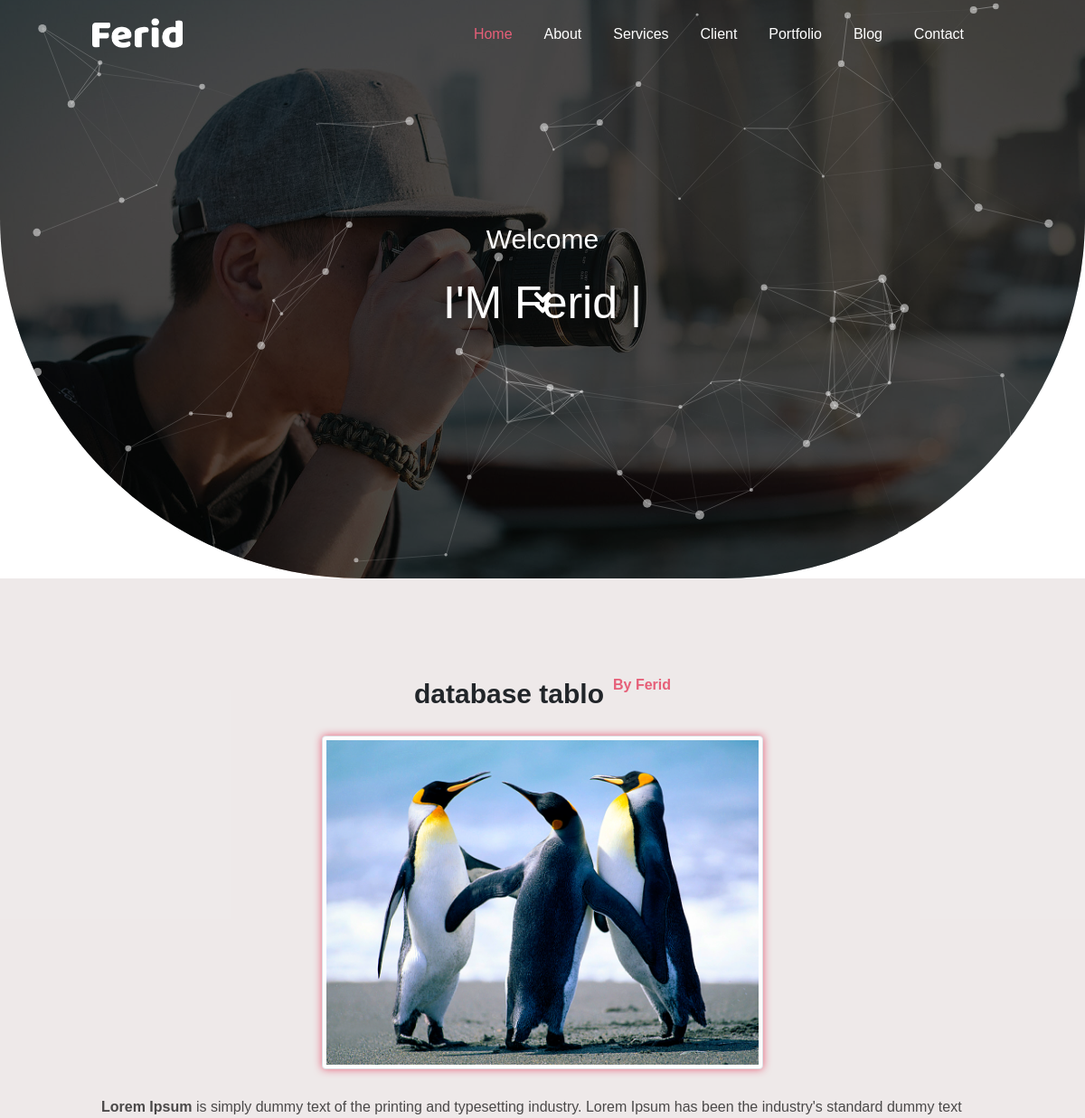
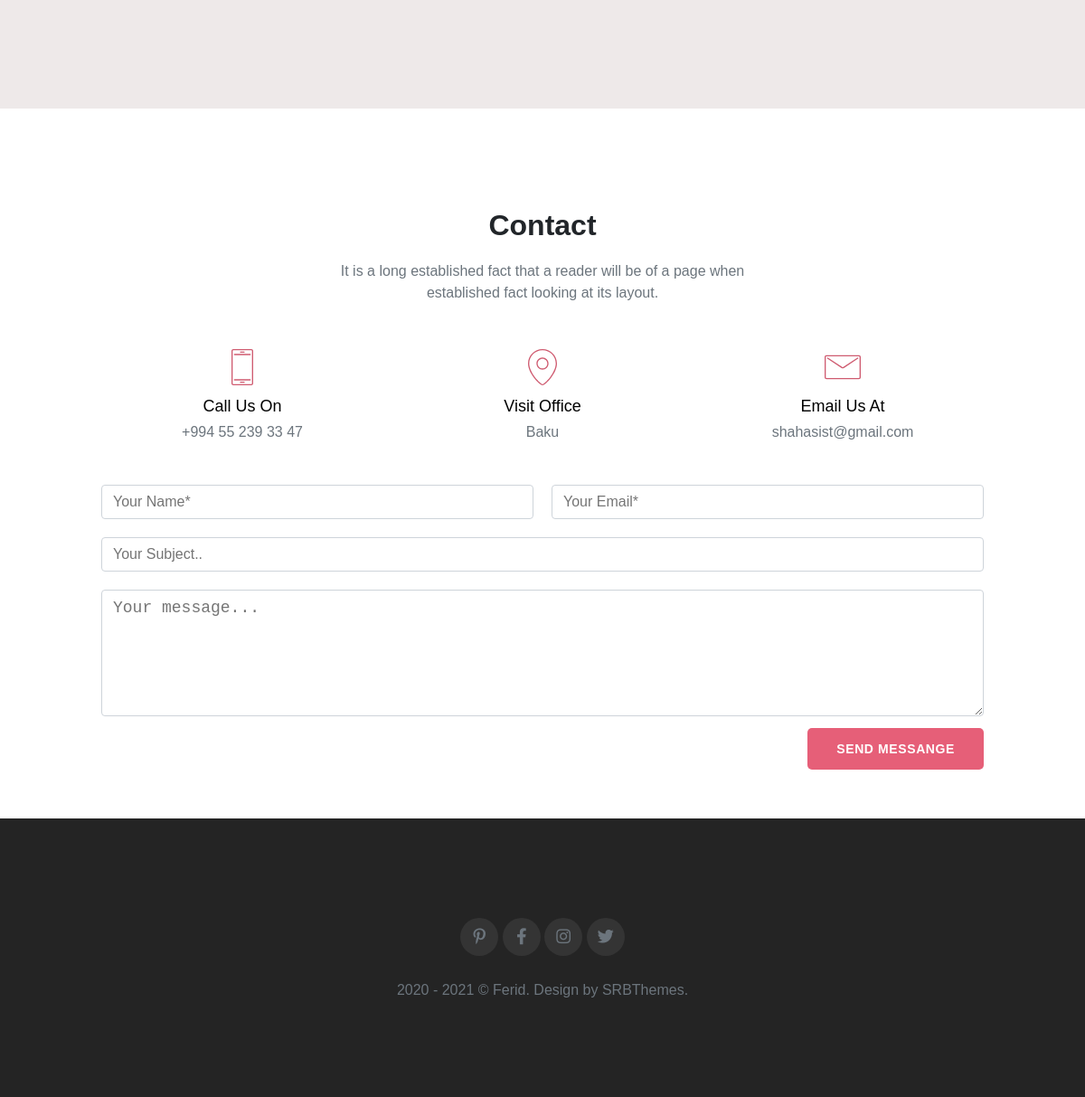
Page /blog/2 on the committed database (2 pictures, top to bottom).
### models.py (models this page shows)
class Blogs(db.Model):
    id = db.Column(db.Integer, primary_key=True)
    blogTitle = db.Column(db.String,nullable=False)
    blogDetail = db.Column(db.Text,nullable=False)
    blogAuthor = db.Column(db.String,nullable=False)
    blogDate = db.Column(db.Date,default=date.today())
    blogImage = db.Column(db.String,nullable=False)
    blogStatus = db.Column(db.Boolean,default=True)

### app/routes.py (the view)
@blog.route('/<int:id>',methods=['GET','POST'])
def blogPage(id):
    a = Blogs.query.get(id)
    return render_template('app/blog.html',blog=a)

### app/templates/app/blog.html
{% extends "app/layout.html" %}
{% block content_menu %}
<li><a class="blank" href="#blogPost">Blog</a></li>
<li><a class="blank" href="#contact">Contact</a></li>
{% endblock %}
{% block content_body %}
<section id="blogPost" class="pv-10x">
    <div class="container">
        <div class="row">
            <div class="col-12" style="display: flex;justify-content: center;">
                <h1>
                    {{blog.blogTitle}}
                </h1>
                <span style="color: #e65f78;font-weight: 700;cursor: pointer;">
                    {{blog.blogAuthor}}
                </span>
            </div>
        </div>
        <div class="row">
            <div class="col-12" style="display: flex;justify-content: center;">
                <img src="{{blog.blogImage}}" style="padding: 0.25rem;background-color: #fff;border: 1px solid #dee2e6;border-radius: 0.25rem;max-width: 50%;height: auto;">
            </div>
        </div>
        <div class="row">
            <div class="col-12">
                {{blog.blogDetail|safe}}
            </div>
        </div>
    </div>
</section>
{% endblock %}

### app/static/css/style.css (style rules this page uses)
.container { width: 83%; margin: 0 auto; }
.row { display: -webkit-box; display: -ms-flexbox; display: flex; -webkit-box-pack: center; -ms-flex-pack: center; justify-content: center; }
[class^="col-"] { margin: 10px; -webkit-box-sizing: border-box; box-sizing: border-box; }
.col-12 { width: 100%; }
.pv-10x { padding: 100px 0px; }
.nav .nav-bar .nav-bar-right ul li { display: -webkit-box; display: -ms-flexbox; display: flex; padding: 3px 0px 3px 3px; font-size: 16px; }
.nav .nav-bar .nav-bar-right ul li a { -webkit-transition: all 0.5s ease; transition: all 0.5s ease; color: white; }
.nav .nav-bar .nav-bar-right ul li a:link { text-decoration: none; }
#blogPost { margin: 0 auto; position: relative; background-color: rgba(230, 224, 224, 0.69); }
#blogPost .container { -webkit-box-pack: center; -ms-flex-pack: center; justify-content: center; -webkit-box-align: center; -ms-flex-align: center; align-items: center; }
#blogPost .container .row .col-12 { text-align: center; }
#blogPost .container .row .col-12 h1 { display: inline-block; color: #212529; font-size: 30px; margin-bottom: 0.5rem; line-height: 1.2; text-align: center; font-weight: 700; margin-right: 10px; }
#blogPost .container .row .col-12 img { border-radius: 5px; -webkit-box-shadow: 0px 0px 10px #e65f78; box-shadow: 0px 0px 10px #e65f78; text-align: center; -o-object-fit: cover; object-fit: cover; }
#blogPost .container .row .col-12 { text-align: left; }
#blogPost .container .row .col-12 p { font-size: 1rem; font-weight: 400; line-height: 1.5; margin: 10px auto; color: rgba(0, 0, 0, 0.69); }
html { scroll-behavior: smooth; }
* { -webkit-box-sizing: border-box !important; box-sizing: border-box !important; }

### rows in the picture
Blogs: blogTitle "database tablo", blogAuthor "By Ferid", blogImage (picture), blogDetail "Lorem Ipsum is simply dummy text of the printing and typesetting industry. Lorem Ipsum has been the industry's standard dummy text"
